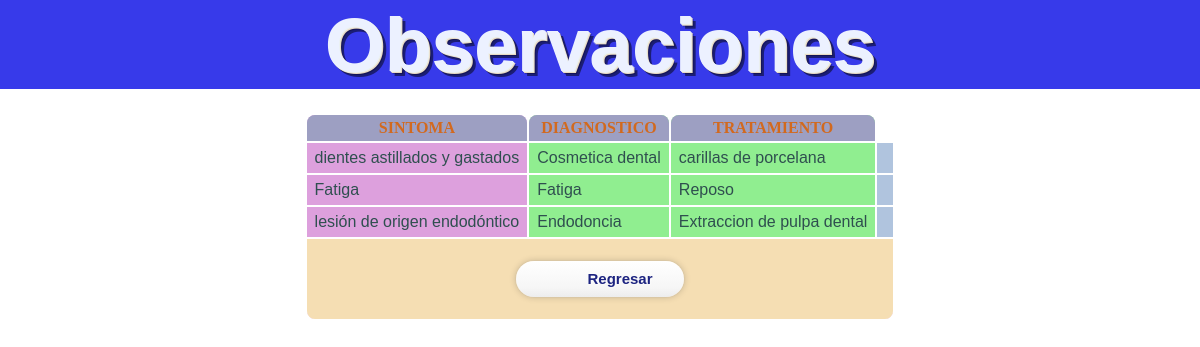
/edit_observaciones.php, run on the app's committed database.
### tables this page shows
CREATE TABLE `motivo_consulta` (
  `id_motivo_consulta` int(20) NOT NULL,
  `sintoma` varchar(50) DEFAULT NULL,
  `diagnostico` varchar(50) DEFAULT NULL,
  `tratamiento` varchar(50) DEFAULT NULL,
  `id_paciente` int(255) DEFAULT NULL
);

### edit_observaciones.php (the view, shortened to what this page needs)
<!DOCTYPE html>
<html lang="es">
<head>
 <link rel="stylesheet" href="css/vertical-nav.css" />
 <link rel="stylesheet" href="css/libros.css" />
 <link rel="stylesheet" href="css/links.css" />
</head>
<header>
 <h1 class="3d-text">Observaciones</h1>
</header>
<body>
<?php
 include_once("db-mysqli.php");
 $consulta = "SELECT * FROM motivo_consulta ORDER BY sintoma";
 $resultc = $db->query($consulta);
 echo "<table class=\"color-table\">\n
 \t<colgroup>\n
 \t\t<col class=\"isbn\">\n
 \t</colgroup>\n
 \t<colgroup>\n
 \t\t<col class=\"info\">\n
 \t\t<col class=\"info\">\n
 \t</colgroup>\n
 \t<colgroup>\n
 \t\t<col class=\"price\">\n
 \t</colgroup>\n
 \t<colgroup>\n
 \t\t<col class=\"action\">\n
 \t</colgroup>\n
 \t<thead>\n
 \t\t\t<th>SINTOMA</th>\n
 \t\t\t<th>DIAGNOSTICO</th>\n
 \t\t\t<th>TRATAMIENTO</th>\n
 \t\t</tr>\n
 \t</thead>\n
 \t<tbody>\n";
 while($row = $resultc->fetch_assoc()){
 echo "\t\t<tr class=\"normal\" onmouseover=\"this.className='selected'\"
onmouseout=\"this.className='normal'\">\n";
 echo "\t\t\t<td>\n";
 echo "\t\t\t\t" . $row['sintoma'] . "\n";
 echo "\t\t\t</td>\n\t\t\t\t<td>\n";
 echo "\t\t\t\t" . stripslashes($row['diagnostico']) . "\n";
 echo "\t\t\t</td>\n\t\t\t<td>\n";
 echo "\t\t\t\t" . stripslashes($row['tratamiento']) . "\n";
 echo "\t\t\t</td>\n\t\t\t<td align=\"center\">\n";
 }
 echo "\t</tbody>\n";
 echo "\t<tfoot>\n";
 echo "\t\t<tr id=\"tfooter\">\n";
 echo "\t\t\t<th colspan=\"5\">\n";
?>
<a href="observacionesform.php" class="a-btn">
 <span class="a-btn-text">Regresar</span>
</a>
</body>
</html>

### css/vertical-nav.css (style rules this page uses)
* { margin: 0; padding: 0; }
html, body { height: 60%; }
body { font-family: "Myriad Pro","Frutiger","Lucida Grande","Lucida Sans","Lucida Sans Unicode",Verdana,sans-serif; font-size: 16px; }
header { background-color: rgb(55, 58, 234); font: 700 2.4em Helvetica; text-align: center; }
header h1 { color: rgb(236, 241, 255); margin-bottom: 24px; text-shadow: 1px 1px 0 rgb(235, 241, 241), 2px 2px 0 rgb(233, 218, 197), 3px 3px 0 rgba(0,0,0,0.25), 5px 5px 0 rgba(0,0,0,0.5); }

### css/libros.css (style rules this page uses)
.color-table { margin:24px auto; }
.normal { color:DarkSlateGray; font-family:10pt "Lucida Sans Unicode",Arial,sans-serif; text-align:left; }
thead th { background-color:rgb(157, 159, 194); -webkit-border-top-left-radius:8px; -moz-border-top-left-radius:8px; -o-border-top-left-radius:8px; -ms-border-top-left-radius:8px; border-top-left-radius:8px; -webkit-border-top-right-radius:8px; -moz-border-top-right-radius:8px; -o-border-top-right-radius:8px; -ms-border-top-right-radius:8px; border-top-right-radius:8px; color:Chocolate; font-family:"Lucida Sans Unicode"; font-size:1em; font-weight:800; padding: 4px 6px; text-align:center; }
td { padding: 6px 8px; }
tfoot th { -webkit-border-bottom-left-radius:8px; -moz-border-bottom-left-radius:8px; -o-border-bottom-left-radius:8px; -ms-border-bottom-left-radius:8px; border-bottom-left-radius:8px; -webkit-border-bottom-right-radius:8px; -moz-border-bottom-right-radius:8px; -o-border-bottom-right-radius:8px; -ms-border-bottom-right-radius:8px; border-bottom-right-radius:8px; background-color:Wheat; color:Chocolate; padding: 6px 8px; text-align:center; }
tr#tfooter { background:white; }
.isbn { background-color:Plum; color:Lavender; font-family:Verdana; font-weight:400; font-size:10pt; text-align:center; }
.info { background-color:LightGreen; color:ForestGreen; font-family:Verdana; font-weight:400; font-size:10pt; text-align:left; }
.price { background-color:LightSteelBlue; color:Navy; font-family:Verdana; font-weight:400; font-size:10pt; text-align:right; }
a:link { color:Indigo; }

### css/links.css (style rules this page uses)
.a-btn { background:#fff; background:-webkit-gradient(linear,left top,left bottom,colorstop( rgba(255,255,255,1),0),color-stop(rgba(246,246,246,1),0.74),colorstop( rgba(237,237,237,1),1)); background:-webkit-linear-gradient(top, rgba(255,255,255,1) 0%, rgba(246,246,246,1) 74%, rgba(237,237,237,1) 100%); background:-moz-linear-gradient(top, rgba(255,255,255,1) 0%, rgba(246,246,246,1) 74%, rgba(237,237,237,1) 100%); background:-o-linear-gradient(top, rgba(255,255,255,1) 0%, rgba(246,246,246,1) 74%, rgba(237,237,237,1) 100%); background:linear-gradient(top, rgba(255,255,255,1) 0%, rgba(246,246,246,1) 74%, rgba(237,237,237,1) 100%); filter:progid:DXImageTransform.Microsoft.gradient( startColorstr='#ffffff', endColorstr='#ededed',GradientType=0 ); -webkit-border-radius:50px; -moz-border-radius:50px; -o-border-radius:50px; -ms-border-radius:50px; border-radius:50px; -webkit-box-shadow:0px 0px 7px rgba(0,0,0,0.2), 0px 0px 0px 1px rgba(188,188,188,0.1); -moz-box-shadow:0px 0px 7px rgba(0,0,0,0.2), 0px 0px 0px 1px rgba(188,188,188,0.1); -o-box-shadow:0px 0px 7px rgba(0,0,0,0.2), 0px 0px 0px 1px rgba(188,188,188,0.1); -ms-box-shadow:0px 0px 7px rgba(0,0,0,0.2), 0px 0px 0px 1px rgba(188,188,188,0.1); box-shadow:0px 0px 7px rgba(0,0,0,0.2), 0px 0px 0px 1px rgba(188,188,188,0.1); display:block; margin:16px auto; padding:10px 30px 10px 70px; position:relative; overflow:hidden; text-align:center; -webkit-transition:box-shadow 0.3s ease-in-out; -moz-transition:box-shadow 0.3s ease-in-out; -o-transition:box-shadow 0.3s ease-in-out; transition:box-shadow 0.3s ease-in-out; width:12%; }
.a-btn:link { text-decoration:none; }
.a-btn-text { font-size:15px; color:rgb(29, 36, 129); line-height:16px; font-weight:bold; font-family:"Myriad Pro", "Trebuchet MS", sans-serif; text-shadow:1px 1px 2px rgba(255,255,255,0.5); display:block; }

### data on the page
motivo_consulta: sintoma "dientes astillados y gastados", diagnostico "Cosmetica dental", tratamiento "carillas de porcelana"
motivo_consulta: sintoma "Fatiga", diagnostico "Fatiga", tratamiento "Reposo"
motivo_consulta: sintoma "lesión de origen endodóntico", diagnostico "Endodoncia", tratamiento "Extraccion de pulpa dental"
